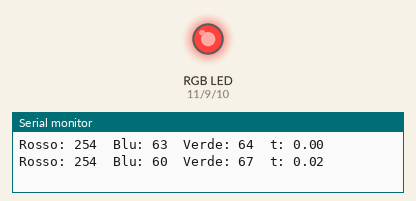
This sketch was run on a simulated Arduino Uno, built with avr-gcc and run on an emulated ATmega328P. On the bench: an RGB LED mixed from three pins (HIGH = lit), the last lines printed to the serial monitor.

Above: at 0.05 s.
At 0.9 s:
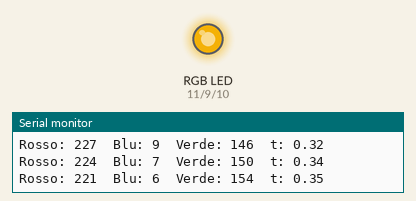
At 1.75 s:
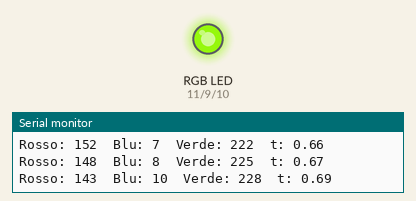
At 3.5 s:
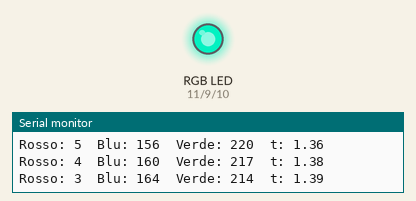
At 5.25 s:
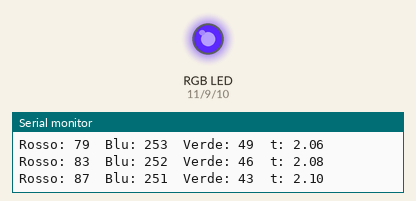
At 7.0 s:
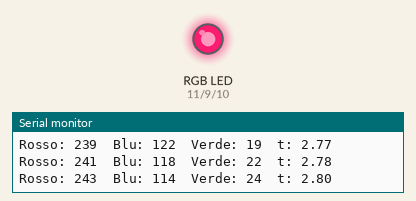
Timing chart, 0 to 9.8 s (numbered marks = the images above):
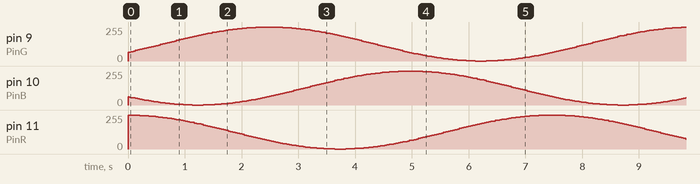

The sketch:

_5_clown_nose.ino
```cpp
/*
 * Author Davide Fossacecchi
 * a sketch working with Pulse Width Modulation to obtain a glowing
 * effect meant to be used to realize a fantastic clown nose. Three
 * colors of an RGB led are mixed using three cosine function out of
 * 120° of phase
 */

const int PinR = 11;
const int PinB = 10;
const int PinG = 9;

const int T = 3; //period in seconds

const float phaseR = 0;
const float phaseB = 2*PI/3;
const float phaseG = 4*PI/3;

double t=0;

int potR;
int potB;
int potG;

float valR;
float valB;
float valG;

void setup(){
  Serial.begin(9600);
  pinMode(PinR, OUTPUT);
  pinMode(PinB, OUTPUT);
  pinMode(PinG, OUTPUT);
}

void loop(){
  valR = cos(2*(PI/T)*t + phaseR);
  valB = cos(2*(PI/T)*t + phaseB);
  valG = cos(2*(PI/T)*t + phaseG);

  potR = round(valR*127 + 127);
  potB = round(valB*127 + 127);
  potG = round(valG*127 + 127);

  Serial.print("Rosso: ");
  Serial.print(potR);
  Serial.print("\tBlu: ");
  Serial.print(potB);
  Serial.print("\tVerde: ");
  Serial.print(potG);
  Serial.print("\tt: ");
  Serial.println(t);

  analogWrite(PinR, potR);
  analogWrite(PinB, potB);
  analogWrite(PinG, potG);
  t += 0.016;
  delay(16);

}
```
